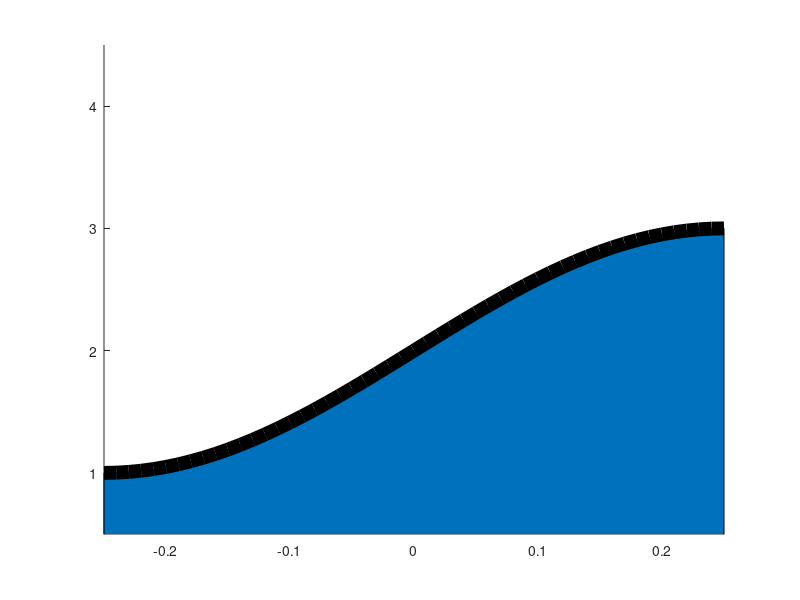

MATLAB code for this plot: (Note: this script raises an error after producing the figure.)
%% Cartoon wave at different phases for figures

clc; close all; clear

x = -0.25:0.01:0.25;

% Phase 1: 0
% Phase 2: 0.25
% Phase 3: 0.5
% Phase 4: 0.75

phase = 0.25;
wave = cos(2 * pi * (x - phase)) + 2;

fig = figure('color', 'white');
hold on
area(x, wave)
plot(x, wave, 'linewidth', 10, 'color', 'black')
hold off
ylim([-1.5 + 2, 1.5 + 3])
xlim([min(x), max(x)])

ax = gca;
ax.XAxis.TickLength = [0 0];
ax.YAxis.TickLength = [0 0];
set(gca,'XTick',[], 'YTick', [])
box off
axis off 


% figure_folder = '/Users/zeinsadek/Desktop/Experiments/Offshore/wind_wave_PIV/paper_figures/new/WaveReferences';
% figure_name = strcat('WaveReference_Phase_2.png');
% 
% fprintf('Saving Figure\n\n')
% exportgraphics(fig, fullfile(figure_folder, figure_name), 'Resolution', 200)
% close all; clc; fprintf('Figure Saved!\n\n')

